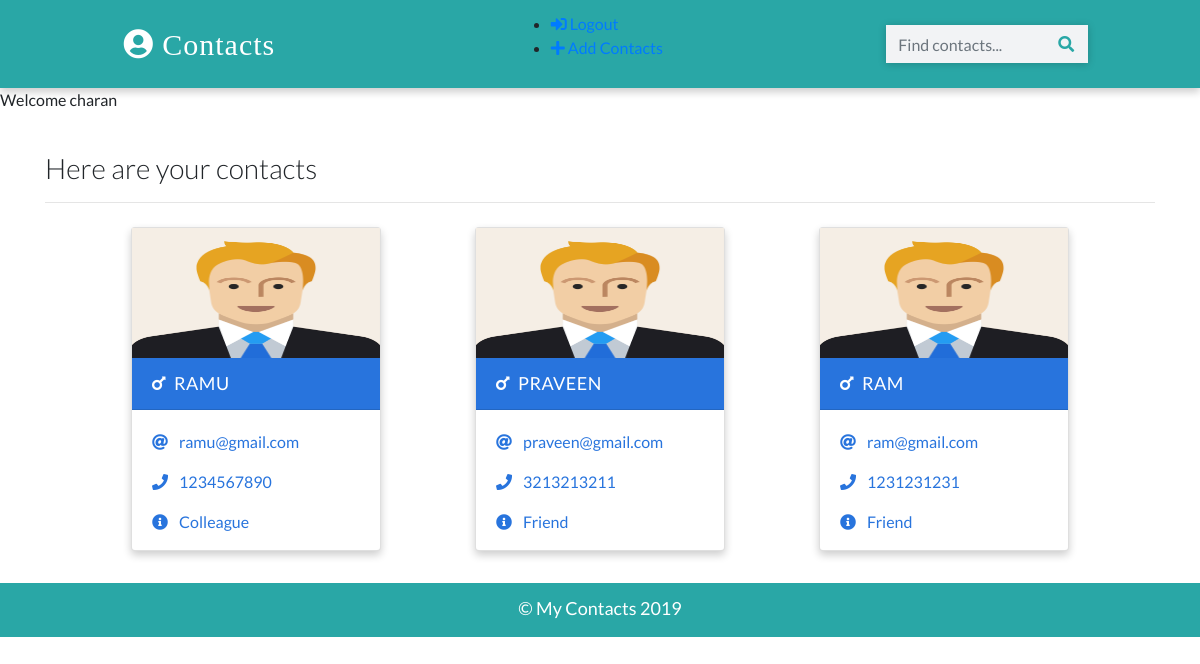
Screenshot of / (signed in) with the database file from the repository.
### app/models.py (models this page shows, shortened)
class Contact(models.Model):
    manager = models.ForeignKey(User, on_delete=models.CASCADE, default=None)
    name = models.CharField(max_length=20)
    email = models.EmailField(max_length=150)
    phone = models.IntegerField()
    info = models.CharField(max_length=50)
    gender = models.CharField(max_length=50, choices=(
        ('male', 'Male'),
        ('female', 'Female')
    ))
    image = models.ImageField(upload_to='images/', blank=True)
    date_added = models.DateField(auto_now_add=True)
    class Meta:
        ordering = ['-id']  # display records in descening order

### app/views.py (the view)
# urls.py: path('', views.HomePageView.as_view(), name="home"),
class HomePageView(ListView):
    template_name = 'index.html'
    model = Contact
    context_object_name = 'contacts'
    def get_queryset(self):
        contacts = super().get_queryset()
        return contacts.filter(manager=self.request.user)

### templates/index.html (shortened to what this page needs)
{% extends 'base.html' %} {% load static %}  {% block content %}
<div class="container">
  <h3 class="heading font-weight-light">Here are your contacts</h3>
  <hr />
</div>
<div class="container main-part">
  {% if contacts %} {% for contact in contacts %} {% if contact.gender == 'male' %}
  <div class="card my-2 mx-2 boy-card">
    <img
      src="{% if contact.image%}
							{{contact.image.url}}
						{% else %}
							{% static './images/boy.png' %}
						{% endif %}"
      class="img-fluid"
    />
    <div class="card-header">
      <a href="{% url 'detail' contact.id %}" class="text-white header-link"
        ><i class="fas fa-mars mr-2"></i>{{contact.name}}</a
      >
    </div>
    <div class="card-body pb-0">
      <p>
        <i class="fas fa-at mr-2"></i>
        <a href="mailto:{{contact.email}}">{{contact.email}}</a>
      </p>
      <p>
        <i class="fas fa-phone mr-2"></i>
        <a href="tel:9001010100">{{contact.phone}}</a>
      </p>
      <p><i class="fas fa-info-circle mr-2"></i> {{contact.info}}</p>
    </div>
  </div>
  {% endif %} {% endfor %} {% else %}
  <p>No Contacts</p>
  {% endif %}
</div>
{% endblock content%}

### templates/base.html (shortened to what this page needs)
{% load static %}
<!DOCTYPE html>
<html lang="en">
  <head>
    <link
      rel="stylesheet"
      href="https://stackpath.bootstrapcdn.com/bootstrap/4.2.1/css/bootstrap.min.css"
    />
    <link rel="stylesheet" href="{% static './css/main.css' %}" />
    <link
      rel="stylesheet"
      href="https://use.fontawesome.com/releases/v5.6.3/css/all.css"
    />
  </head>
  <body>
    <nav>
      <a class="logo" href="{% url 'home' %}">
        <i class="fas fa-user-circle"></i>&nbsp;Contacts
      </a>
      <ul>
        {% if request.user.is_authenticated %}
        <li>
          <a href="{% url 'logout' %}">
            <i class="fas fa-sign-in-alt"></i>&nbsp;Logout
          </a>
        </li>
        <li>
          <a href="{% url 'create' %}">
            <i class="fas fa-plus"></i>&nbsp;Add Contacts
          </a>
        </li>
        {% endif %}
      </ul>
      <form class="form-inline my-2" action="{% url 'search' %}" method="POST">
        <input
          class="form-control"
          type="text"
          placeholder="Find contacts..."
          name="search_str"
        />
        <button class="btn" type="submit"><i class="fas fa-search"></i></button>
      </form>
    </nav>
    <p>Welcome {{request.user}}</p>
    <br />
    {% include "partials/_message.html" %} {% block content %} {% endblock content %}
    <footer class="mt-4 p-2">
      <p class="text-center p-1 m-0">&copy; My Contacts 2019</p>
    </footer>
  </body>
</html>

### static/css/main.css (style rules this page uses)
:root { --back: #29a7a6; --girl: #e64298; --boy: #2874dd; }
body { font-family: Lato, sans-serif; }
nav { font-weight: light; display: flex; justify-content: space-around; background-color: var(--back); align-items: center; padding-top: 12px; padding-bottom: 12px; box-shadow: 0 4px 8px 0 rgba(0, 0, 0, 0.2); }
.logo { font-size: 30px; letter-spacing: 1px; color: white; padding: 2px 12px; border-radius: 8px; font-family: cursive; }
form { position: relative; }
button { position: absolute; right: 1px; outline: none; cursor: pointer; }
button i { color: var(--back); }
input { border-radius: 0px !important; width: 250px; border: none !important; background-color: #f2f3f5 !important; box-shadow: 0 1px 8px 0 rgba(0, 0, 0, 0.2); }
.card { box-shadow: 0 4px 8px 0 rgba(0, 0, 0, 0.2); transition: 0.3s; min-width: 250px; box-sizing: border-box; }
img { height: 130px !important; }
.card-header { font-size: 18px; letter-spacing: 0.5px; text-transform: uppercase; }
.boy-card .card-header { background-color: var(--boy); }
.boy-card .card-body, .boy-card .card-body p a { color: var(--boy); }
.card-body p { cursor: pointer; }
.main-part { display: flex; flex-wrap: wrap; justify-content: space-evenly; }
footer { background-color: var(--back); color: white; font-size: 18px; border-bottom: 3px solid var(--back); }

### rows the page displays
Contact: name "RAMU", email "ramu@gmail.com", phone "1234567890", info "Colleague"
Contact: name "PRAVEEN", email "praveen@gmail.com", phone "3213213211", info "Friend"
Contact: name "RAM", email "ram@gmail.com", phone "1231231231", info "Friend"

### other values shown
{{ request.user }} "charan"
